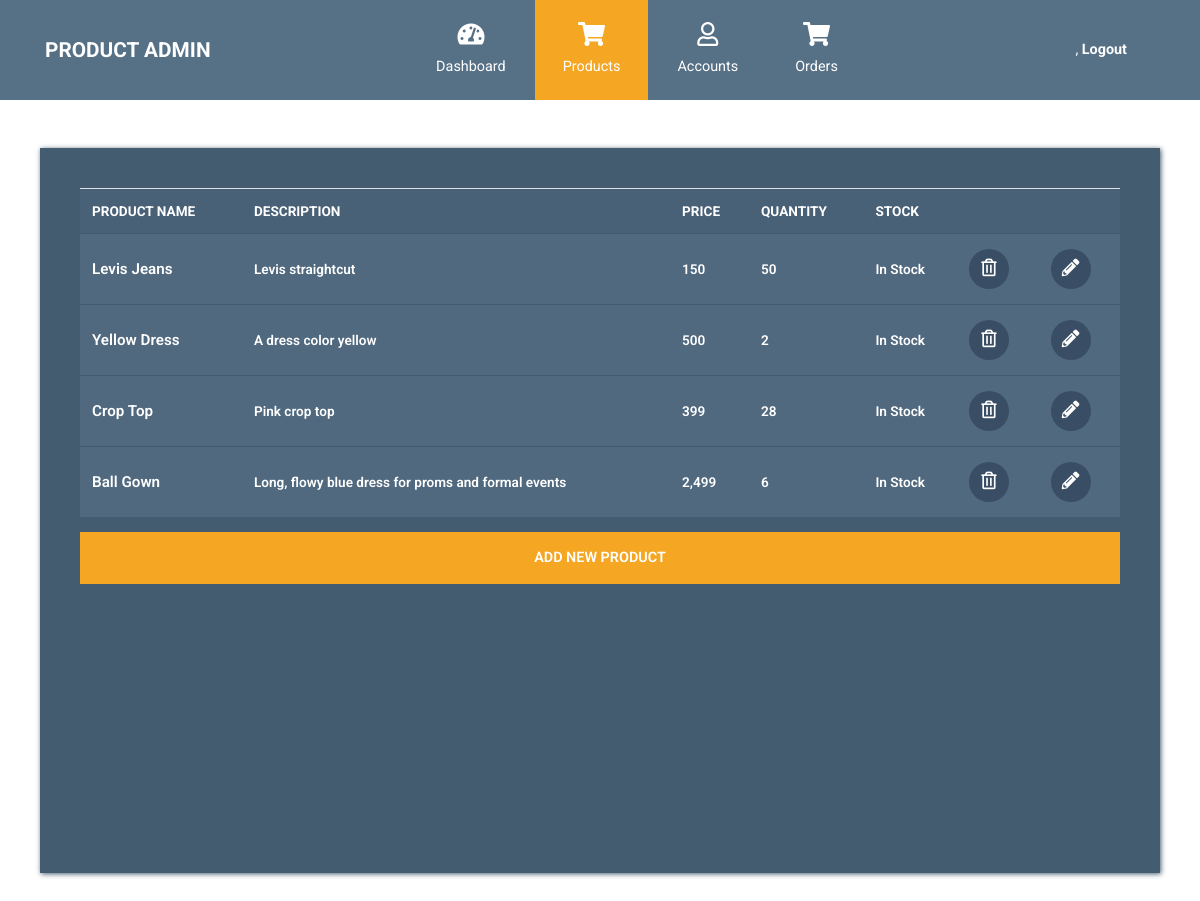
The app's page /Admin_Side/Products.php, older data.
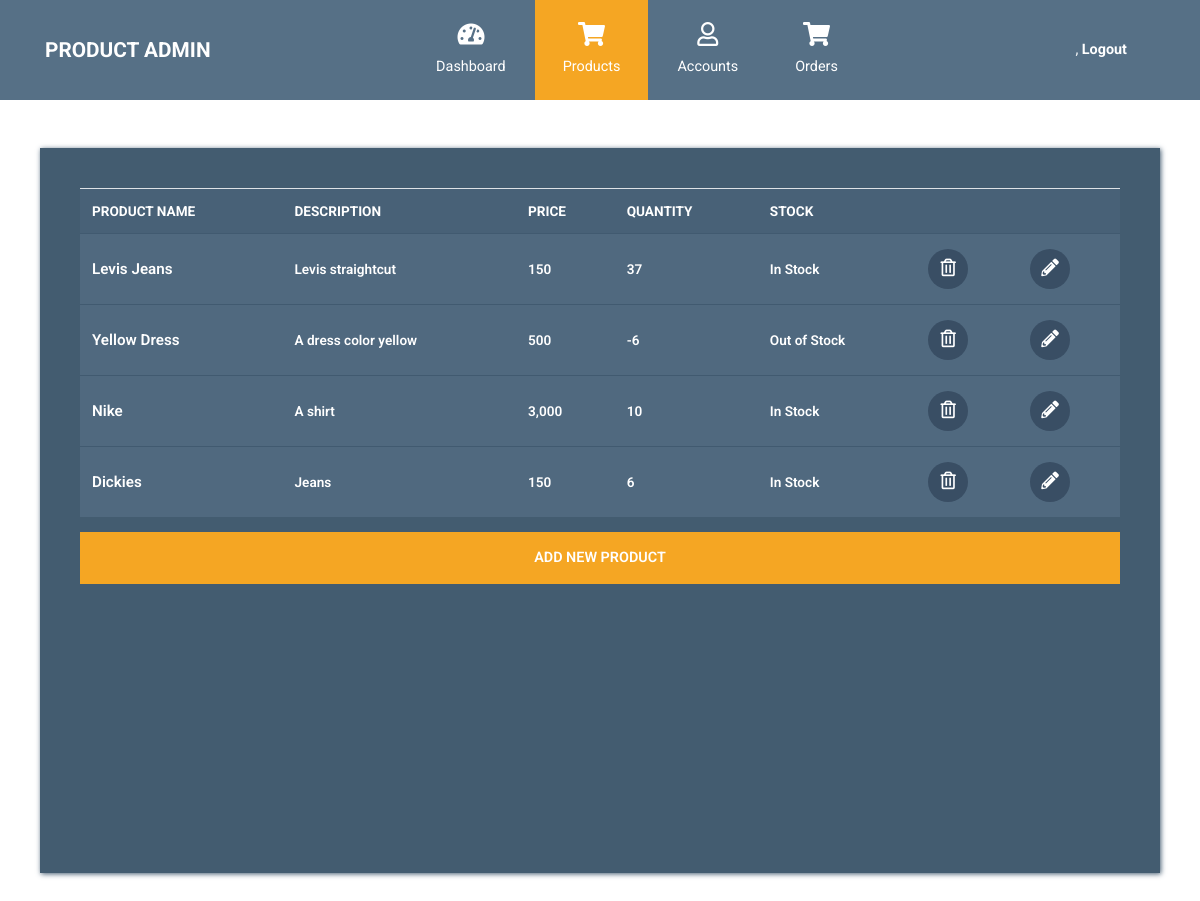
The same page, newer data.
### tables this page shows
CREATE TABLE `products` (
  `product_id` int(11) NOT NULL,
  `product_type_code` int(11) NOT NULL,
  `product_name` varchar(50) NOT NULL,
  `product_price` int(11) NOT NULL,
  `product_size` enum('XS','S','M','L','XL') NOT NULL,
  `product_description` varchar(100) NOT NULL,
  `product_quantity` int(11) NOT NULL,
  `product_stocks` enum('In Stock','Out of Stock') NOT NULL
);

### Admin_Side/Products.php (the view, shortened to what this page needs)
<?php
$conn = OpenCon();
    $sql = "SELECT * FROM products";
    $result = $conn->query($sql);
    $array_products = [];
    if ($result->num_rows > 0) {
        $array_products = $result->fetch_all(MYSQLI_ASSOC);
    }
?>
<!DOCTYPE html>
<html lang="en">
  <head>
    <link rel="stylesheet" href="../sources/css/fontawesome.min.css" />
    <link rel="stylesheet" href="../sources/css/bootstrap_admin.min.css" />
    <link rel="stylesheet" href="../sources/css/style_ad1.css">
  </head>
  <body>
    <nav class="navbar navbar-expand-xl">
      <div class="container h-100">
        <a class="navbar-brand" href="../Admin_Side/Products.php">
          <h1 class="tm-site-title mb-0">Product Admin</h1>
        </a>
        <div class="collapse navbar-collapse" id="navbarSupportedContent">
          <ul class="navbar-nav mx-auto h-100">
            <li class="nav-item">
              <a class="nav-link" href="dashboard.php">
                <i class="fas fa-tachometer-alt"></i> Dashboard
              </a>
            </li>
            <li class="nav-item">
              <a class="nav-link active" href="products.php">
                <i class="fas fa-shopping-cart"></i> Products
              </a>
            </li>
            <li class="nav-item">
              <a class="nav-link" href="accounts.php">
                <i class="far fa-user"></i> Accounts
              </a>
            </li>
            <li class="nav-item">
                            <a class="nav-link" href="orders.php">
                            <i class="fas fa-shopping-cart"></i> Orders
                            </a>
                        </li>
          </ul>
          <ul class="navbar-nav">
            <li class="nav-item">
              <a class="nav-link d-block" href="Logout.php">
              <?php echo$_SESSION['admin_name'];?>, <b>Logout</b>
              </a>
            </li>
          </ul>
        </div>
      </div>
    </nav>
    <div class="container mt-5">
      <div class="row tm-content-row">
        <div class="col-sm-12 col-md-12 col-lg-12 col-xl-12 tm-block-col">
          <div class="tm-bg-primary-dark tm-block tm-block-products">
            <div class="tm-product-table-container">
              <table class="table table-hover tm-table-small tm-product-table">
                <thead>
                  <tr>
                    <th scope="col">PRODUCT NAME</th>
                    <th scope="col">DESCRIPTION</th>
                    <th scope="col">PRICE</th>
                    <th scope="col">QUANTITY</th>
                    <th scope="col">STOCK</th>
                    <th scope="col">&nbsp;</th>
                    <th scope="col">&nbsp;</th>
                  </tr>
                </thead>
                <tbody>
                    <?php if(!empty($array_products)) { ?>
                        <?php foreach($array_products as $user) {?>
                            <tr>
                                <td class="tm-product-name"><?php echo $user['product_name']; ?></td>
                                <td ><?php echo $user['product_description']; ?></td>
                                <td><?php echo number_format($user['product_price']); ?></td>
                                <td><?php echo $user['product_quantity']; ?></td>
                                <td><?php echo $user['product_stocks']; ?></td>
                                <td>
                                  <a href="products.php?id=<?php echo $user['product_id'];?>" class="tm-product-delete-link">
                                    <i class="far fa-trash-alt tm-product-delete-icon"></i>
                                  </a>
                                </td>
                                <td>
                                  <a href="edit_product.php?id=<?php echo $user['product_id'];?>" class="tm-product-delete-link" >
                                    <i class="fas fa-pencil-alt tm-product-delete-icon"></i>
                                  </a>
                                </td>
                            </tr>
                        <?php } ?>
                    <?php } ?>
                </tbody>
              </table>
            </div>
            <a
              href="add_product.php"
              class="btn btn-primary btn-block text-uppercase mb-3">Add new product</a>
          </div>
        </div>
      </div>
    </div>
  </body>
</html>

Row changes from the older to the newer data that the page shows:
changed products "Levis Jeans": product_quantity "50" → "37"
changed products "Yellow Dress": product_quantity "2" → "-6"; product_stocks "In Stock" → "Out of Stock"
changed products: product_name "Crop Top" → "Nike"; product_description "Pink crop top" → "A shirt"; product_price "399" → "3,000"; product_quantity "28" → "10"
changed products: product_name "Ball Gown" → "Dickies"; product_description "Long, flowy blue dress for proms and formal events" → "Jeans"; product_price "2,499" → "150"
